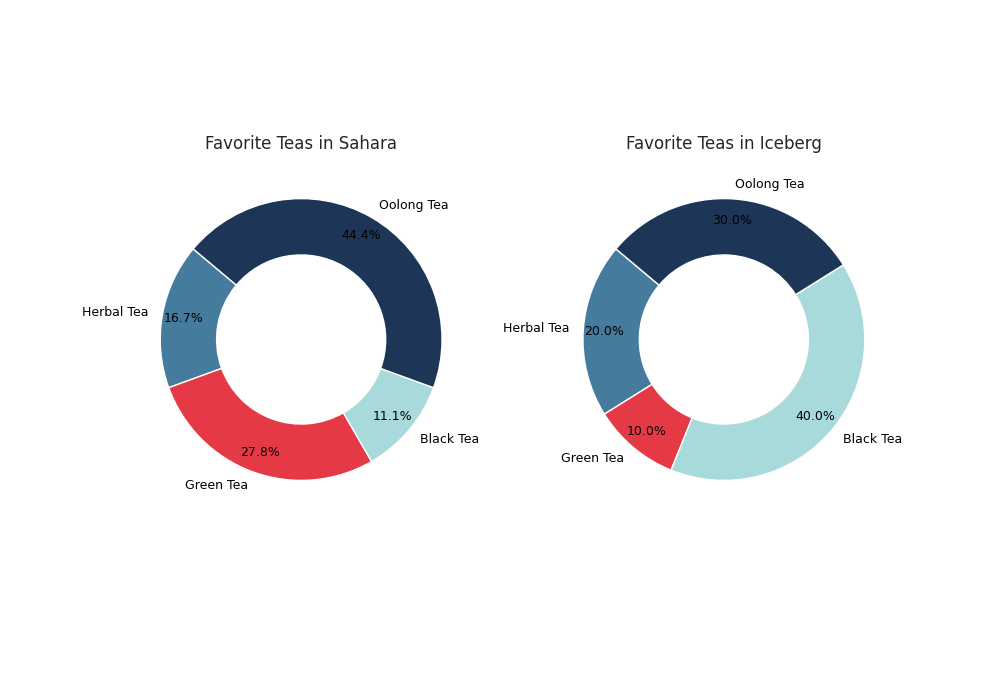

The Python source for this figure:
import matplotlib.pyplot as plt

regions = ["Sahara", "Iceberg"]
tea_types = ["Herbal Tea", "Green Tea", "Black Tea", "Oolong Tea"]
consumption_sahara = [15, 25, 10, 40]
consumption_iceberg = [20, 10, 40, 30]

consumption_data = [consumption_sahara, consumption_iceberg]
shuffled_colors = ['#457b9d', '#e63946', '#a8dadc', '#1d3557']

fig, ax = plt.subplots(1, 2, figsize=(10, 7), subplot_kw=dict(aspect="equal"))

for i, data in enumerate(consumption_data):
    ax[i].pie(
        data, colors=shuffled_colors, wedgeprops=dict(width=0.4, edgecolor='w'), startangle=140,
        labels=tea_types, autopct='%1.1f%%', pctdistance=0.85, textprops=dict(color="black", fontsize=9)
    )
    ax[i].set_title(f'Favorite Teas in {regions[i]}', fontsize=12, pad=10)

plt.subplots_adjust(top=0.92)

plt.show()
